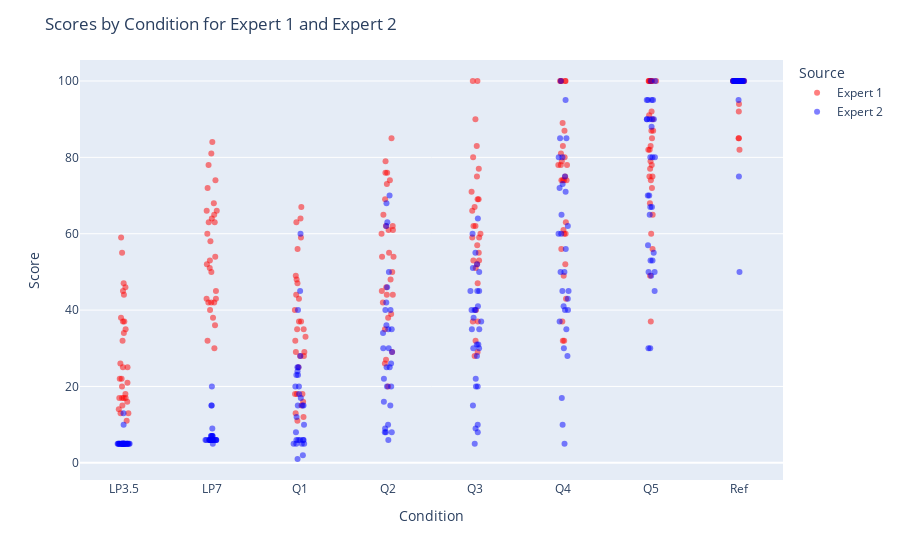

Notebook code for this chart:
### Code cell
import plotly.express as px
import pandas as pd

# Add a column to indicate the source of the data
expert1['source'] = 'Expert 1'
expert2['source'] = 'Expert 2'

# Combine the data
combined_data = pd.concat([expert1, expert2])

# Define specific colors for each source
color_discrete_map = {
    'Expert 1': 'red',
    'Expert 2': 'blue'
}

# Plot using Plotly Express
fig = px.strip(combined_data, x='condition', y='score', color='source',
               stripmode='overlay', hover_data=['source'],
               color_discrete_map=color_discrete_map)

# Set dots opacity to 50%
fig.update_traces(marker=dict(opacity=0.5))

fig.update_layout(
    title="Scores by Condition for Expert 1 and Expert 2",
    xaxis_title="Condition",
    yaxis_title="Score",
    legend_title="Source"
)

fig.show()

### Figure 1 — Plotly figure (JSON) as saved in the notebook; plotly's stock layout.template omitted (floating-point values rounded to 4 significant figures; data arrays with more than 128 entries replaced by an {"elided": "..."} marker saying what was removed)
{"data": [{"alignmentgroup": "True", "boxpoints": "all", "customdata": {"elided": "240x1 str values"}, "fillcolor": "rgba(255,255,255,0)", "hoveron": "points", "hovertemplate": "source=%{customdata[0]}<br>condition=%{x}<br>score=%{y}<extra></extra>", "legendgroup": "Expert 1", "line": {"color": "rgba(255,255,255,0)"}, "marker": {"color": "red", "opacity": 0.5}, "name": "Expert 1", "offsetgroup": "Expert 1", "orientation": "v", "pointpos": 0, "showlegend": true, "type": "box", "x": {"elided": "240 str values"}, "x0": " ", "xaxis": "x", "y": {"elided": "240 int values"}, "y0": " ", "yaxis": "y"}, {"alignmentgroup": "True", "boxpoints": "all", "customdata": {"elided": "240x1 str values"}, "fillcolor": "rgba(255,255,255,0)", "hoveron": "points", "hovertemplate": "source=%{customdata[0]}<br>condition=%{x}<br>score=%{y}<extra></extra>", "legendgroup": "Expert 2", "line": {"color": "rgba(255,255,255,0)"}, "marker": {"color": "blue", "opacity": 0.5}, "name": "Expert 2", "offsetgroup": "Expert 2", "orientation": "v", "pointpos": 0, "showlegend": true, "type": "box", "x": {"elided": "240 str values"}, "x0": " ", "xaxis": "x", "y": {"elided": "240 int values"}, "y0": " ", "yaxis": "y"}], "layout": {"boxmode": "overlay", "legend": {"title": {"text": "Source"}, "tracegroupgap": 0}, "margin": {"t": 60}, "title": {"text": "Scores by Condition for Expert 1 and Expert 2"}, "xaxis": {"anchor": "y", "domain": [0, 1], "title": {"text": "Condition"}}, "yaxis": {"anchor": "x", "domain": [0, 1], "title": {"text": "Score"}}}}
